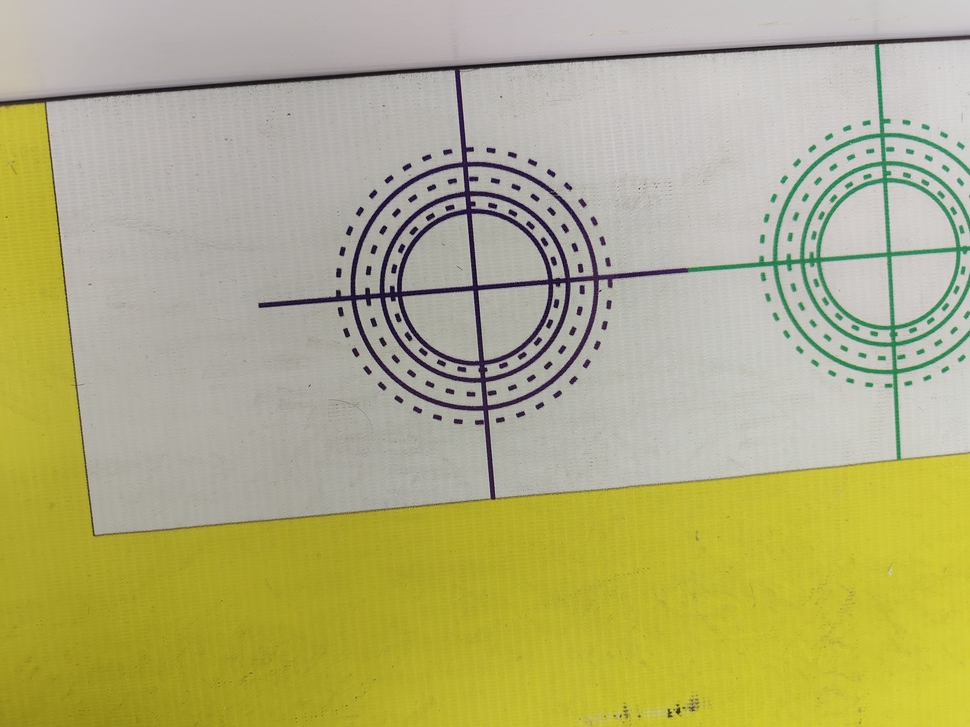
#> input picture test_camera/t1.jpg, 970 x 727 px, shrunk from 4080 x 3060 before the run, given in place of the camera
$ python test_color_recogonition.py
#> lines starting #> are read from the running program, lines starting #| are printed output that depends on the picture; after the words box and inside, x2 and y2 are one past the last pixel; in counts of white or black regions, pixels touching at a corner belong together
#> further down, frame is the input picture: shape (727, 970, 3); mean B, G, R 125.2, 174.6, 178.1
#coding:utf-8
import cv2
import numpy as np

color_dist = {'red': {'Lower': np.array([120, 120, 120]), 'Upper': np.array([180, 255, 255])},
              'blue': {'Lower': np.array([60, 120, 120]), 'Upper': np.array([120, 255, 255])},
              'green': {'Lower': np.array([0, 120, 120]), 'Upper': np.array([60, 255, 255])},
             }

pos_seg_x = [0, 1000]
pos_seg_y = [0, 1000]
square_threshold = 0.3


def get_pos_color(img):
    """
    从图像中获取色块位置和颜色
    """
    img = cv2.erode(img, None, iterations=1)          # 图像腐蚀
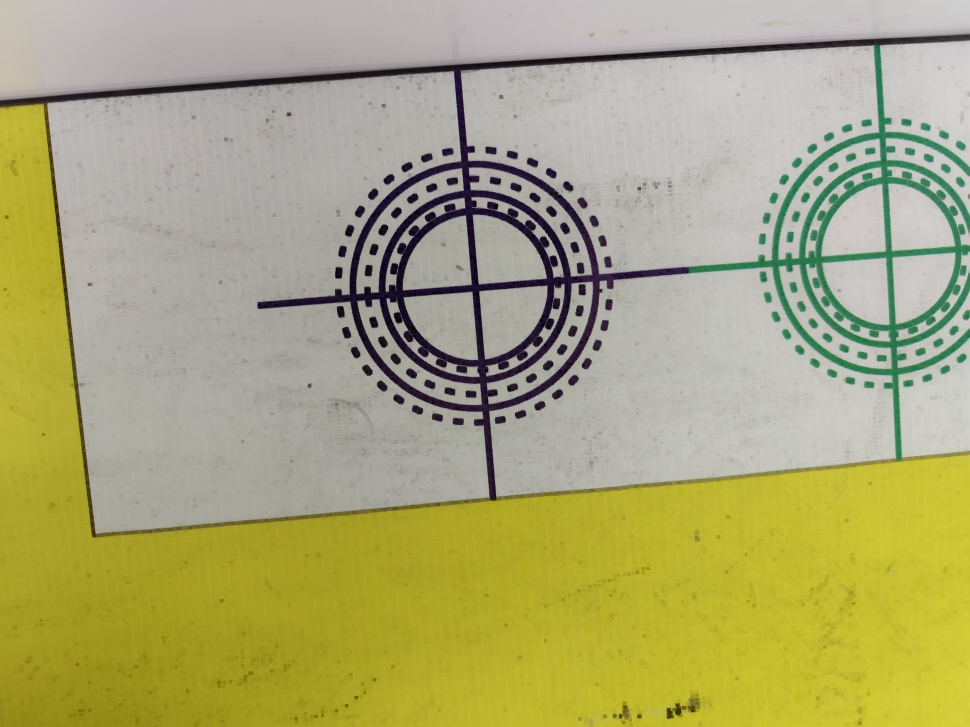
#> img: shape (727, 970, 3); mean of channels 0, 1, 2 118.4, 167.9, 170.9; drawn as B, G, R
    hsv = cv2.cvtColor(img, cv2.COLOR_BGR2HSV)        # RGB转化为HSV
#> hsv: shape (727, 970, 3); mean H, S, V 37.1, 85.5, 173.2
    img_height, img_width, img_channels = img.shape
#> img_height = 727; img_width = 970; img_channels = 3

    # 遍历三个颜色
    color_list = ['red', 'blue', 'green']
    # color_list = ['red']
    for color in color_list:
        # 截取该颜色的部分
        mask = cv2.inRange(hsv, color_dist[color]['Lower'], color_dist[color]['Upper'])

        img_and = cv2.bitwise_and(img, img, mask=mask)
        gray = cv2.cvtColor(img_and, cv2.COLOR_BGR2GRAY)
        res, binary = cv2.threshold(gray, 0, 255, cv2.THRESH_BINARY + cv2.THRESH_OTSU)
        square = np.sum(binary) / (img_height * img_width) / 255              # 计算该颜色部分的面积占比
        # print(color, square)
        contours, hierarchy = cv2.findContours(binary, cv2.RETR_TREE, cv2.CHAIN_APPROX_SIMPLE)

        # 如果该颜色部分大于阈值
        if (len(contours) > 0) and (square > square_threshold):
            cnt = max(contours, key=cv2.contourArea)

            # 从边缘中获取最小包围圆和其中点
            (x, y), radius = cv2.minEnclosingCircle(cnt)
            pos_x = x
            pos_y = y
            pos = [pos_x, pos_y]

            # 检测该圆是否在目标范围内
            if ((pos_x > pos_seg_x[0]) and (pos_x < pos_seg_x[1])) and ((pos_y > pos_seg_y[0]) and (pos_y < pos_seg_y[1])):
                color_obj = color

                return binary, pos, color_obj
#> this loop made 3 passes
#> (square, x, y, radius, pos_x, pos_y) on pass 3: (0.353, 484.5, 416.5, 574.9, 484.5, 416.5)
#> square on passes 1 to 2: 0, 0.0131
#> pass 2, in get_pos_color, `mask = cv2.inRange(hsv, color_dist[color]['Lower'], color_dist[color][..`:
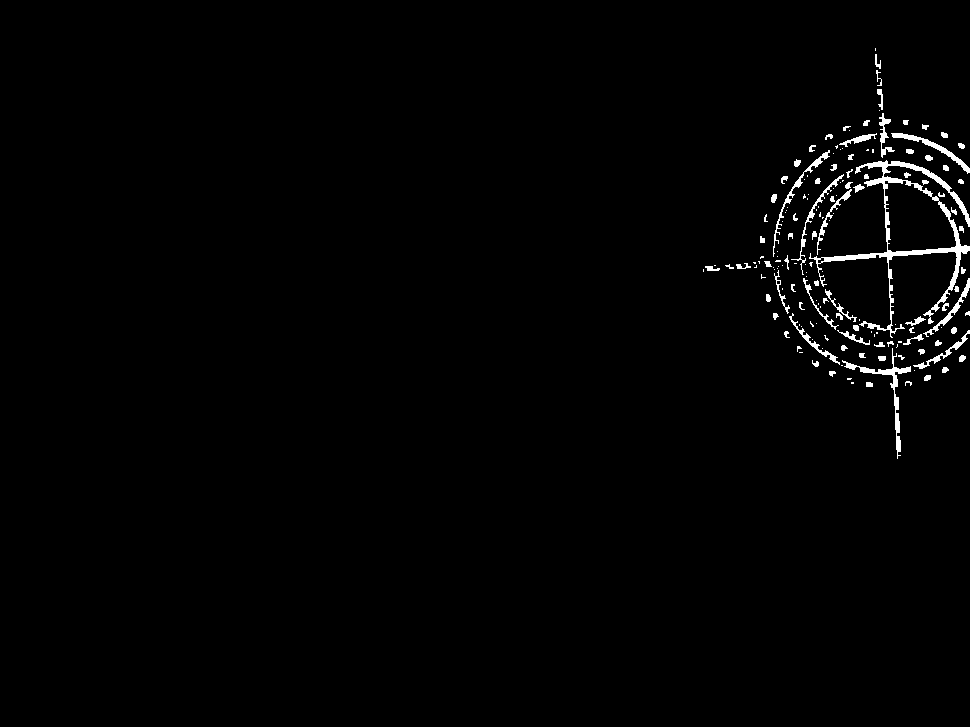
#> mask: shape (727, 970); 1.3% white; 162 white regions (80 under 20 px), largest, box (x1, y1, x2, y2) and area: (809, 160, 970, 338) 2971, (842, 348, 911, 459) 689, (891, 133, 970, 174) 432
#> pass 2, in get_pos_color, `img_and = cv2.bitwise_and(img, img, mask=mask)`:
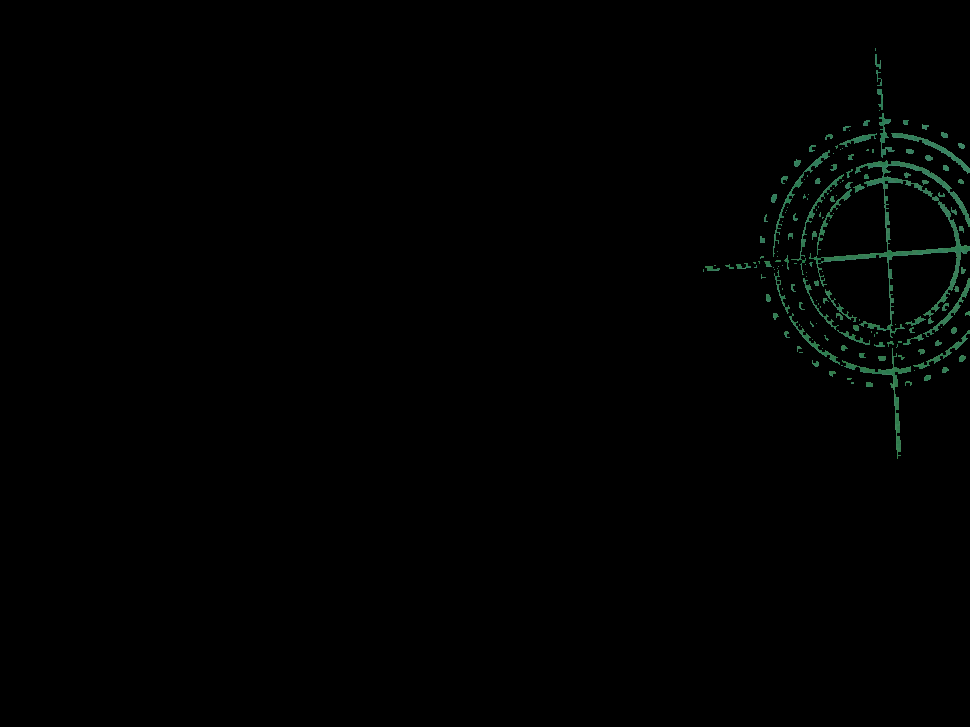
#> img_and: shape (727, 970, 3); mean of channels 0, 1, 2 1.1, 1.6, 0.7; drawn as B, G, R
#> after the loop:
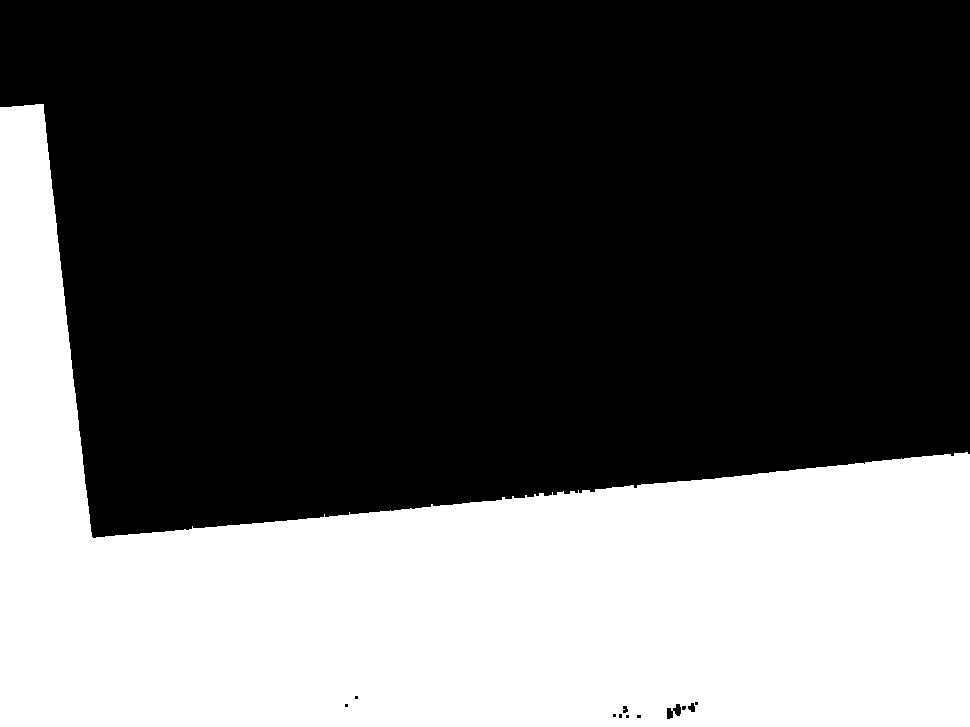
#> binary: shape (727, 970); 35.3% white; 1 white region, box (x1, y1, x2, y2) and area: (0, 104, 970, 727) 249186
#> after the loop:
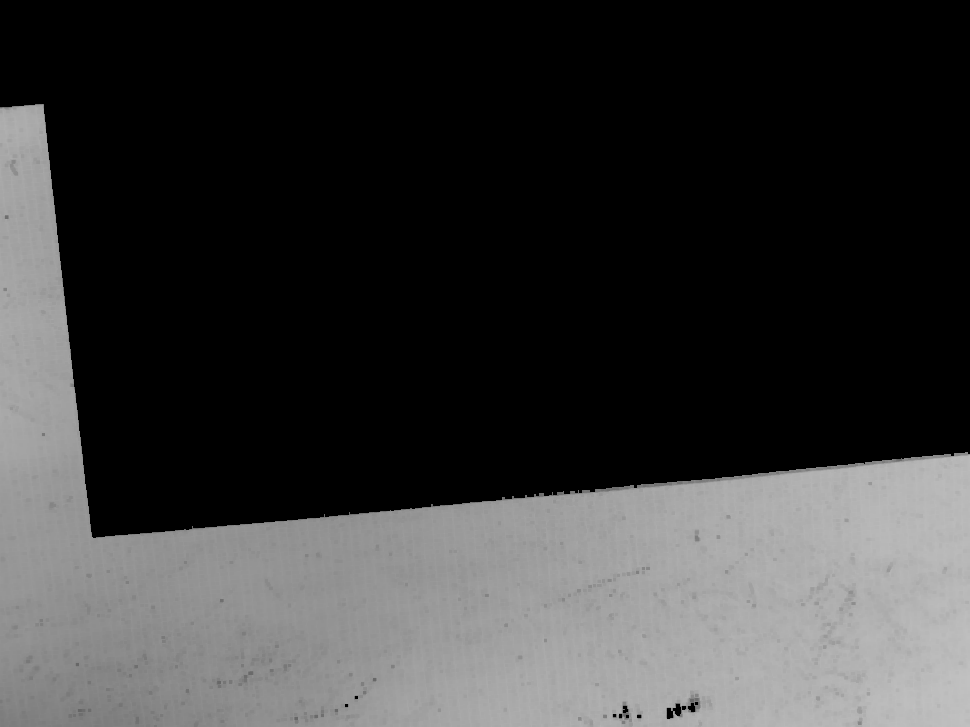
#> gray: shape (727, 970); min 0, max 193, mean 56.4
#> after the loop: img_and: shape (727, 970, 3); mean H, S, V 14.8, 60.8, 63.7

    # 如果不是三个颜色
    return binary, [-1, -1], None

    # cv2.imshow('res', binary)
    # cv2.waitKey(1)


if __name__ == '__main__':
    cap = cv2.VideoCapture(1)

    while cap.isOpened():
        ret, frame = cap.read()
        # frame = cv2.imread('./green_circle.png') # 根据路径读取一张图片

        if frame is not None:
            # 获取色块位置和颜色
            binary, pos, color = get_pos_color(frame)
#> pos = [484.5, 416.5]; color = 'green'
            print(pos, color)
#| [484.5, 416.5] green

            # 结果显示
            cv2.imshow("frame", frame)
            # cv2.imshow('binary', binary)
            cv2.waitKey(1)

        else:
            print("无画面")

    cap.release()
    cv2.waitKey(0)
    cv2.destroyAllWindows()
